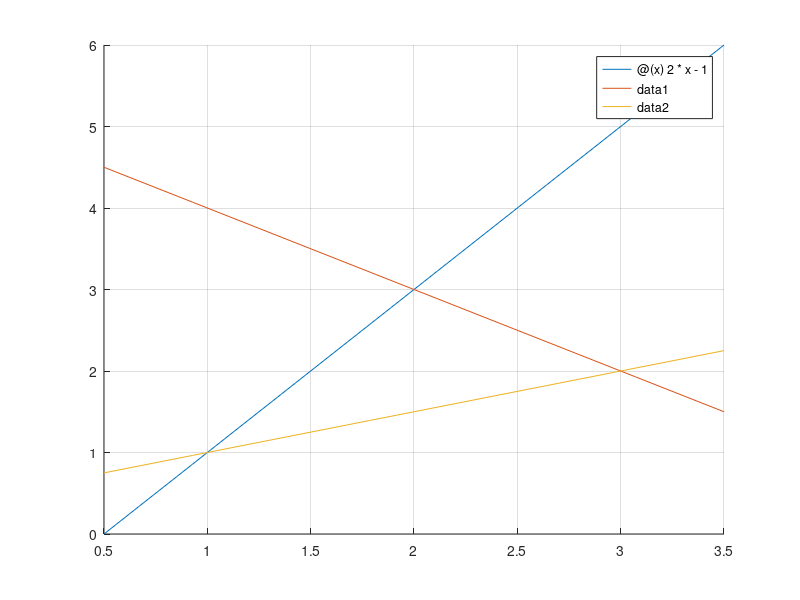
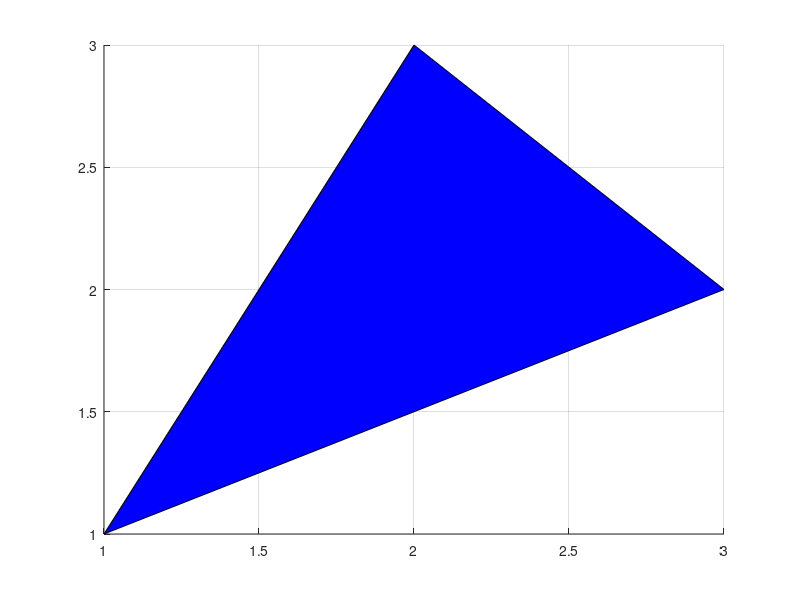

These charts were generated, in order, by the following MATLAB code:
f = @(x,y) x + y;

yAB = @(x) 2*x - 1;
yBC = @(x) -x + 5;
yAC = @(x) 1/2*x + 1/2;

xspan = [0.5, 3.5];
figure(1);clf;
hold on; grid on;
fplot(yAB,xspan);
fplot(yBC,xspan);
fplot(yAC,xspan);

figure(2);clf;
hold on; grid on;
X = [1,2,3];
Y = [1,3,2];
fill(X,Y,'b');

